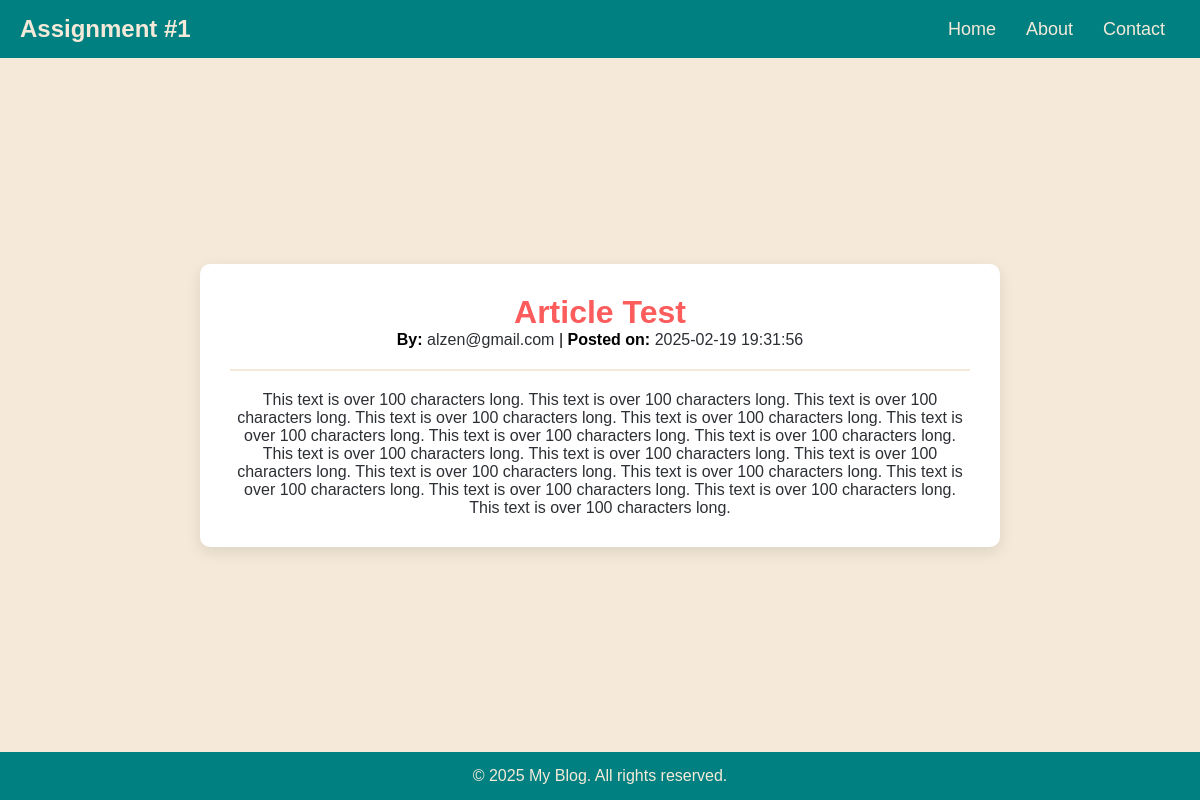
/display.php?article_id=6, run on the app's committed database.
### tables this page shows
CREATE TABLE articles (
        article_id INTEGER PRIMARY KEY AUTOINCREMENT, 
        title TEXT NOT NULL, 
        body TEXT NOT NULL,  -- Allows HTML content
        create_date TEXT NOT NULL DEFAULT CURRENT_TIMESTAMP, -- Stores UTC timestamp
        start_date TEXT, -- Optional, allows scheduling
        end_date TEXT, -- Optional, allows expiration
        contributor_username TEXT NOT NULL, -- Should be an email
        FOREIGN KEY(contributor_username) REFERENCES users(username) ON DELETE CASCADE
    );

### display.php (the view, shortened to what this page needs)
<?php
$db = new SQLite3('users.db');
if (isset($_GET['article_id']) && is_numeric($_GET['article_id'])) {
    $article_id = intval($_GET['article_id']);
    $stmt = $db->prepare("SELECT * FROM articles WHERE article_id = :article_id");
    $stmt->bindValue(':article_id', $article_id, SQLITE3_INTEGER);
    $result = $stmt->execute();
    $article = $result->fetchArray(SQLITE3_ASSOC);
} else {
    $error_message = "No article selected.";
}
?>
<!DOCTYPE html>
<html lang="en">
<head>
    <link rel="stylesheet" href="styles.css">
</head>
<body>
    <nav class="navbar">
        <div class="logo">Assignment #1</div>
        <ul class="nav-links">
            <li><a href="index.html">Home</a></li>
            <li><a href="about.php">About</a></li>
            <li><a href="contact.php">Contact</a></li>
        </ul>
    </nav>
    <div class="content-wrapper">
        <div class="container">
            <?php if (isset($error_message)) : ?>
                <p class="error-message"><?php echo $error_message; ?></p>
            <?php else : ?>
                <h1 class="accentText"><?php echo htmlspecialchars($article['title']); ?></h1>
                <p><strong>By:</strong> <span class="text"><?php echo htmlspecialchars($article['contributor_username']); ?></span> | <strong>Posted on:</strong> <span class="text"><?php echo htmlspecialchars($article['create_date']); ?></span></p>
                <hr>
                <p class="text"><?php echo nl2br(htmlspecialchars($article['body'])); ?></p>
            <?php endif; ?>
        </div>
    </div>
    <footer class="footer">
        <p>© <?php echo date("Y"); ?> My Blog. All rights reserved.</p>
    </footer>
</body>
</html>

### styles.css (style rules this page uses)
body { background: #F5EAD9; }
.accentText { color: #fc5c5c; }
.text { color: #2C2F33; }
* { margin: 0; padding: 0; box-sizing: border-box; font-family: "Arial", sans-serif; }
.navbar { display: flex; justify-content: space-between; align-items: center; background: #008080; padding: 15px 20px; color: #F5EAD9; }
.navbar .logo { font-size: 24px; font-weight: bold; }
.nav-links { list-style: none; display: flex; }
.nav-links li { margin: 0 15px; }
.nav-links a { text-decoration: none; color: #F5EAD9; font-size: 18px; transition: 0.3s ease-in-out; }
.footer { text-align: center; background: #008080; color: #F5EAD9; padding: 15px 0; position: relative; width: 100%; bottom: 0; }
hr { border: 1px solid #F5EAD9; width: 100%; margin: 20px 0; }

### display.php (style rules this page uses)
body { display: flex; flex-direction: column; min-height: 100vh; margin: 0; }
.content-wrapper { flex: 1; display: flex; justify-content: center; align-items: center; padding: 50px 20px; }
.container { background: white; padding: 30px; border-radius: 10px; box-shadow: 0 5px 15px rgba(0, 0, 0, 0.1); width: 90%; max-width: 800px; text-align: center; }

### data on the page
articles: title "Article Test", contributor_username "alzen@gmail.com", create_date "2025-02-19 19:31:56", body "This text is over 100 characters long. This text is over 100 characters long. This text is over 100 characters long. This text is over 100 characters long. This text is over 100 characters long. This text is over 100 characters long. This text is over 100 characters long. This text is over 100 characters long. This text is over 100 characters long. This text is over 100 characters long. This text is over 100 characters long. This text is over 100 characters long. This text is over 100 characters long. This text is over 100 characters long. This text is over 100 characters long. This text is over 100 characters long. This text is over 100 characters long."
